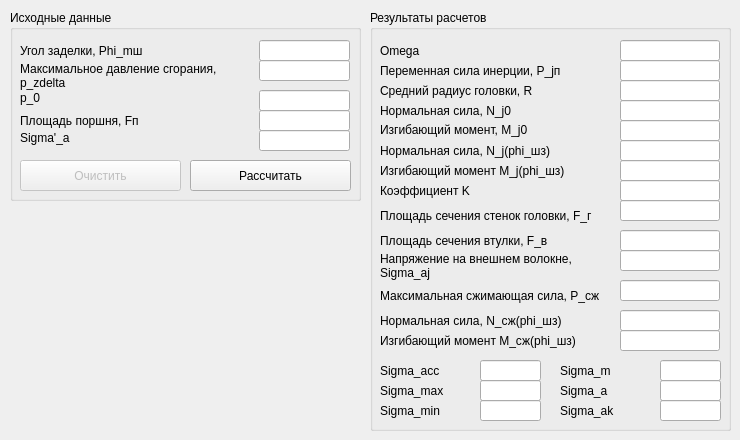
      <widget class="QWidget" name="tab_11">
       <attribute name="title">
        <string>ПГШ (сеч. A-A)</string>
       </attribute>
       <widget class="QGroupBox" name="groupBox_22">
        <property name="geometry">
         <rect>
          <x>10</x>
          <y>10</y>
          <width>351</width>
          <height>191</height>
         </rect>
        </property>
        <property name="title">
         <string>Исходные данные</string>
        </property>
        <widget class="QLabel" name="label_104">
         <property name="geometry">
          <rect>
           <x>10</x>
           <y>30</y>
           <width>221</width>
           <height>21</height>
          </rect>
         </property>
         <property name="text">
          <string>Угол заделки, Phi_mш</string>
         </property>
         <property name="scaledContents">
          <bool>false</bool>
         </property>
         <property name="wordWrap">
          <bool>true</bool>
         </property>
        </widget>
        <widget class="QLineEdit" name="param_Group2_Phi_msh">
         <property name="geometry">
          <rect>
           <x>249</x>
           <y>30</y>
           <width>91</width>
           <height>21</height>
          </rect>
         </property>
         <property name="maximumSize">
          <size>
           <width>100</width>
           <height>16777215</height>
          </size>
         </property>
         <property name="text">
          <string/>
         </property>
        </widget>
        <widget class="QLineEdit" name="param_Group2_p_zdelta">
         <property name="geometry">
          <rect>
           <x>249</x>
           <y>50</y>
           <width>91</width>
           <height>21</height>
          </rect>
         </property>
         <property name="maximumSize">
          <size>
           <width>100</width>
           <height>16777215</height>
          </size>
         </property>
         <property name="text">
          <string/>
         </property>
        </widget>
        <widget class="QLabel" name="label_105">
         <property name="geometry">
          <rect>
           <x>10</x>
           <y>50</y>
           <width>221</width>
           <height>31</height>
          </rect>
         </property>
         <property name="text">
          <string>Максимальное давление сгорания, p_zdelta</string>
         </property>
         <property name="scaledContents">
          <bool>false</bool>
         </property>
         <property name="wordWrap">
          <bool>true</bool>
         </property>
        </widget>
        <widget class="QLineEdit" name="param_Group2_p0">
         <property name="geometry">
          <rect>
           <x>249</x>
           <y>80</y>
           <width>91</width>
           <height>21</height>
          </rect>
         </property>
         <property name="maximumSize">
          <size>
           <width>100</width>
           <height>16777215</height>
          </size>
         </property>
         <property name="text">
          <string/>
         </property>
        </widget>
        <widget class="QLabel" name="label_106">
         <property name="geometry">
          <rect>
           <x>10</x>
           <y>80</y>
           <width>231</width>
           <height>16</height>
          </rect>
         </property>
         <property name="text">
          <string>p_0</string>
         </property>
         <property name="scaledContents">
          <bool>false</bool>
         </property>
         <property name="wordWrap">
          <bool>true</bool>
         </property>
        </widget>
        <widget class="QLineEdit" name="param_Group2_Fp">
         <property name="geometry">
          <rect>
           <x>249</x>
           <y>100</y>
           <width>91</width>
           <height>21</height>
          </rect>
         </property>
         <property name="maximumSize">
          <size>
           <width>100</width>
           <height>16777215</height>
          </size>
         </property>
         <property name="text">
          <string/>
         </property>
        </widget>
        <widget class="QLabel" name="label_107">
         <property name="geometry">
          <rect>
           <x>10</x>
           <y>100</y>
           <width>221</width>
           <height>21</height>
          </rect>
         </property>
         <property name="text">
          <string>Площадь поршня, Fп</string>
         </property>
         <property name="scaledContents">
          <bool>false</bool>
         </property>
         <property name="wordWrap">
          <bool>true</bool>
         </property>
        </widget>
        <widget class="QLineEdit" name="param_Group2_Sigma_ap_a">
         <property name="geometry">
          <rect>
           <x>249</x>
           <y>120</y>
           <width>91</width>
           <height>21</height>
          </rect>
         </property>
         <property name="maximumSize">
          <size>
           <width>100</width>
           <height>16777215</height>
          </size>
         </property>
         <property name="text">
          <string/>
         </property>
        </widget>
        <widget class="QLabel" name="label_108">
         <property name="geometry">
          <rect>
           <x>10</x>
           <y>120</y>
           <width>221</width>
           <height>16</height>
          </rect>
         </property>
         <property name="text">
          <string>Sigma'_a</string>
         </property>
         <property name="scaledContents">
          <bool>false</bool>
         </property>
         <property name="wordWrap">
          <bool>true</bool>
         </property>
        </widget>
        <widget class="QPushButton" name="_btn_CalcGroup_2">
         <property name="geometry">
          <rect>
           <x>180</x>
           <y>150</y>
           <width>161</width>
           <height>31</height>
          </rect>
         </property>
         <property name="text">
          <string>Рассчитать</string>
         </property>
        </widget>
        <widget class="QPushButton" name="pushButton_8">
         <property name="enabled">
          <bool>false</bool>
         </property>
         <property name="geometry">
          <rect>
           <x>10</x>
           <y>150</y>
           <width>161</width>
           <height>31</height>
          </rect>
         </property>
         <property name="text">
          <string>Очистить</string>
         </property>
        </widget>
       </widget>
       <widget class="QGroupBox" name="groupBox_23">
        <property name="geometry">
         <rect>
          <x>370</x>
          <y>10</y>
          <width>361</width>
          <height>421</height>
         </rect>
        </property>
        <property name="title">
         <string>Результаты расчетов</string>
        </property>
        <widget class="QLineEdit" name="param_Group2_Mj0">
         <property name="geometry">
          <rect>
           <x>250</x>
           <y>110</y>
           <width>100</width>
           <height>21</height>
          </rect>
         </property>
         <property name="maximumSize">
          <size>
           <width>100</width>
           <height>16777215</height>
          </size>
         </property>
         <property name="text">
          <string/>
         </property>
         <property name="readOnly">
          <bool>true</bool>
         </property>
        </widget>
        <widget class="QLabel" name="label_109">
         <property name="geometry">
          <rect>
           <x>10</x>
           <y>110</y>
           <width>221</width>
           <height>20</height>
          </rect>
         </property>
         <property name="text">
          <string>Изгибающий момент, M_j0</string>
         </property>
         <property name="scaledContents">
          <bool>false</bool>
         </property>
         <property name="wordWrap">
          <bool>true</bool>
         </property>
        </widget>
        <widget class="QLineEdit" name="param_Group2_RSred">
         <property name="geometry">
          <rect>
           <x>250</x>
           <y>70</y>
           <width>100</width>
           <height>21</height>
          </rect>
         </property>
         <property name="maximumSize">
          <size>
           <width>100</width>
           <height>16777215</height>
          </size>
         </property>
         <property name="text">
          <string/>
         </property>
         <property name="readOnly">
          <bool>true</bool>
         </property>
        </widget>
        <widget class="QLabel" name="label_110">
         <property name="geometry">
          <rect>
           <x>10</x>
           <y>30</y>
           <width>221</width>
           <height>21</height>
          </rect>
         </property>
         <property name="text">
          <string>Omega</string>
         </property>
         <property name="scaledContents">
          <bool>false</bool>
         </property>
         <property name="wordWrap">
          <bool>true</bool>
         </property>
        </widget>
        <widget class="QLineEdit" name="param_Group2_Pjp">
         <property name="geometry">
          <rect>
           <x>250</x>
           <y>50</y>
           <width>100</width>
           <height>21</height>
          </rect>
         </property>
         <property name="maximumSize">
          <size>
           <width>100</width>
           <height>16777215</height>
          </size>
         </property>
         <property name="text">
          <string/>
         </property>
         <property name="readOnly">
          <bool>true</bool>
         </property>
        </widget>
        <widget class="QLineEdit" name="param_Group2_Omega">
         <property name="geometry">
          <rect>
           <x>250</x>
           <y>30</y>
           <width>100</width>
           <height>21</height>
          </rect>
         </property>
         <property name="maximumSize">
          <size>
           <width>100</width>
           <height>16777215</height>
          </size>
         </property>
         <property name="text">
          <string/>
         </property>
         <property name="readOnly">
          <bool>true</bool>
         </property>
        </widget>
        <widget class="QLineEdit" name="param_Group2_Nj0">
         <property name="geometry">
          <rect>
           <x>250</x>
           <y>90</y>
           <width>100</width>
           <height>21</height>
          </rect>
         </property>
         <property name="maximumSize">
          <size>
           <width>100</width>
           <height>16777215</height>
          </size>
         </property>
         <property name="text">
          <string/>
         </property>
         <property name="readOnly">
          <bool>true</bool>
         </property>
        </widget>
        <widget class="QLabel" name="label_111">
         <property name="geometry">
          <rect>
           <x>10</x>
           <y>91</y>
           <width>221</width>
           <height>20</height>
          </rect>
         </property>
         <property name="text">
          <string>Нормальная сила, N_j0</string>
         </property>
         <property name="scaledContents">
          <bool>false</bool>
         </property>
         <property name="wordWrap">
          <bool>true</bool>
         </property>
        </widget>
        <widget class="QLabel" name="label_112">
         <property name="geometry">
          <rect>
           <x>10</x>
           <y>50</y>
           <width>221</width>
           <height>21</height>
          </rect>
         </property>
         <property name="text">
          <string>Переменная сила инерции, P_jп</string>
         </property>
         <property name="scaledContents">
          <bool>false</bool>
         </property>
         <property name="wordWrap">
          <bool>true</bool>
         </property>
        </widget>
        <widget class="QLabel" name="label_113">
         <property name="geometry">
          <rect>
           <x>10</x>
           <y>70</y>
           <width>231</width>
           <height>21</height>
          </rect>
         </property>
         <property name="text">
          <string>Средний радиус головки, R</string>
         </property>
         <property name="scaledContents">
          <bool>false</bool>
         </property>
         <property name="wordWrap">
          <bool>true</bool>
         </property>
        </widget>
        <widget class="QLineEdit" name="param_Group2_Nj">
         <property name="geometry">
          <rect>
           <x>250</x>
           <y>130</y>
           <width>100</width>
           <height>21</height>
          </rect>
         </property>
         <property name="maximumSize">
          <size>
           <width>100</width>
           <height>16777215</height>
          </size>
         </property>
         <property name="text">
          <string/>
         </property>
         <property name="readOnly">
          <bool>true</bool>
         </property>
        </widget>
        <widget class="QLabel" name="label_114">
         <property name="geometry">
          <rect>
           <x>10</x>
           <y>130</y>
           <width>231</width>
           <height>21</height>
          </rect>
         </property>
         <property name="text">
          <string>Нормальная сила, N_j(phi_шз)</string>
         </property>
         <property name="scaledContents">
          <bool>false</bool>
         </property>
         <property name="wordWrap">
          <bool>true</bool>
         </property>
        </widget>
        <widget class="QLineEdit" name="param_Group2_K">
         <property name="geometry">
          <rect>
           <x>250</x>
           <y>170</y>
           <width>100</width>
           <height>21</height>
          </rect>
         </property>
         <property name="maximumSize">
          <size>
           <width>100</width>
           <height>16777215</height>
          </size>
         </property>
         <property name="text">
          <string/>
         </property>
         <property name="readOnly">
          <bool>true</bool>
         </property>
        </widget>
        <widget class="QLabel" name="label_115">
         <property name="geometry">
          <rect>
           <x>10</x>
           <y>170</y>
           <width>231</width>
           <height>21</height>
          </rect>
         </property>
         <property name="text">
          <string>Коэффициент K</string>
         </property>
         <property name="scaledContents">
          <bool>false</bool>
         </property>
         <property name="wordWrap">
          <bool>true</bool>
         </property>
        </widget>
        <widget class="QLineEdit" name="param_Group2_Fg">
         <property name="geometry">
          <rect>
           <x>250</x>
           <y>190</y>
           <width>100</width>
           <height>21</height>
          </rect>
         </property>
         <property name="maximumSize">
          <size>
           <width>100</width>
           <height>16777215</height>
          </size>
         </property>
         <property name="text">
          <string/>
         </property>
         <property name="readOnly">
          <bool>true</bool>
         </property>
        </widget>
        <widget class="QLabel" name="label_116">
         <property name="geometry">
          <rect>
           <x>10</x>
           <y>190</y>
           <width>231</width>
           <height>31</height>
          </rect>
         </property>
         <property name="text">
          <string>Площадь сечения стенок головки, F_г</string>
         </property>
         <property name="scaledContents">
          <bool>false</bool>
         </property>
         <property name="wordWrap">
          <bool>true</bool>
         </property>
        </widget>
        <widget class="QLineEdit" name="param_Group2_Fv">
         <property name="geometry">
          <rect>
           <x>250</x>
           <y>220</y>
           <width>100</width>
           <height>21</height>
          </rect>
         </property>
         <property name="maximumSize">
          <size>
           <width>100</width>
           <height>16777215</height>
          </size>
         </property>
         <property name="text">
          <string/>
         </property>
         <property name="readOnly">
          <bool>true</bool>
         </property>
        </widget>
        <widget class="QLabel" name="label_117">
         <property name="geometry">
          <rect>
           <x>10</x>
           <y>220</y>
           <width>231</width>
           <height>21</height>
          </rect>
         </property>
         <property name="text">
          <string>Площадь сечения втулки, F_в</string>
         </property>
         <property name="scaledContents">
          <bool>false</bool>
         </property>
         <property name="wordWrap">
          <bool>true</bool>
         </property>
        </widget>
        <widget class="QLineEdit" name="param_Group2_Psg">
         <property name="geometry">
          <rect>
           <x>250</x>
           <y>270</y>
           <width>100</width>
           <height>21</height>
          </rect>
         </property>
         <property name="maximumSize">
          <size>
           <width>100</width>
           <height>16777215</height>
          </size>
         </property>
         <property name="text">
          <string/>
         </property>
         <property name="readOnly">
          <bool>true</bool>
         </property>
        </widget>
        <widget class="QLabel" name="label_119">
         <property name="geometry">
          <rect>
           <x>10</x>
           <y>240</y>
           <width>231</width>
           <height>31</height>
          </rect>
         </property>
         <property name="text">
          <string>Напряжение на внешнем волокне, Sigma_aj</string>
         </property>
         <property name="scaledContents">
          <bool>false</bool>
         </property>
         <property name="wordWrap">
          <bool>true</bool>
         </property>
        </widget>
        <widget class="QLabel" name="label_120">
         <property name="geometry">
          <rect>
           <x>10</x>
           <y>270</y>
           <width>231</width>
           <height>31</height>
          </rect>
         </property>
         <property name="text">
          <string>Максимальная сжимающая сила, P_сж</string>
         </property>
         <property name="scaledContents">
          <bool>false</bool>
         </property>
         <property name="wordWrap">
          <bool>true</bool>
         </property>
        </widget>
        <widget class="QLineEdit" name="param_Group2_Sigmaaj">
         <property name="geometry">
          <rect>
           <x>250</x>
           <y>240</y>
           <width>100</width>
           <height>21</height>
          </rect>
         </property>
         <property name="maximumSize">
          <size>
           <width>100</width>
           <height>16777215</height>
          </size>
         </property>
         <property name="text">
          <string/>
         </property>
         <property name="readOnly">
          <bool>true</bool>
         </property>
        </widget>
        <widget class="QLineEdit" name="param_Group2_Mj">
         <property name="geometry">
          <rect>
           <x>250</x>
           <y>150</y>
           <width>100</width>
           <height>21</height>
          </rect>
         </property>
         <property name="maximumSize">
          <size>
           <width>100</width>
           <height>16777215</height>
          </size>
         </property>
         <property name="text">
          <string/>
         </property>
         <property name="readOnly">
          <bool>true</bool>
         </property>
        </widget>
        <widget class="QLabel" name="label_122">
         <property name="geometry">
          <rect>
           <x>10</x>
           <y>150</y>
           <width>231</width>
           <height>21</height>
          </rect>
         </property>
         <property name="text">
          <string>Изгибающий момент M_j(phi_шз)</string>
         </property>
         <property name="scaledContents">
          <bool>false</bool>
         </property>
         <property name="wordWrap">
          <bool>true</bool>
         </property>
        </widget>
        <widget class="QLineEdit" name="param_Group2_Sigma_acc">
         <property name="geometry">
          <rect>
           <x>110</x>
           <y>350</y>
           <width>61</width>
           <height>21</height>
          </rect>
         </property>
         <property name="maximumSize">
          <size>
           <width>100</width>
           <height>16777215</height>
          </size>
         </property>
         <property name="text">
          <string/>
         </property>
         <property name="readOnly">
          <bool>true</bool>
         </property>
        </widget>
        <widget class="QLabel" name="param_Group2_">
         <property name="geometry">
          <rect>
           <x>10</x>
           <y>350</y>
           <width>121</width>
           <height>21</height>
          </rect>
         </property>
         <property name="text">
          <string>Sigma_acc</string>
         </property>
         <property name="scaledContents">
          <bool>false</bool>
         </property>
         <property name="wordWrap">
          <bool>true</bool>
         </property>
        </widget>
        <widget class="QLabel" name="label_126">
         <property name="geometry">
          <rect>
           <x>190</x>
           <y>350</y>
           <width>121</width>
           <height>21</height>
          </rect>
         </property>
         <property name="text">
          <string>Sigma_m</string>
         </property>
         <property name="scaledContents">
          <bool>false</bool>
         </property>
         <property name="wordWrap">
          <bool>true</bool>
         </property>
        </widget>
        <widget class="QLineEdit" name="param_Group2_Sigma_m">
         <property name="geometry">
          <rect>
           <x>290</x>
           <y>350</y>
           <width>61</width>
           <height>21</height>
          </rect>
         </property>
         <property name="maximumSize">
          <size>
           <width>100</width>
           <height>16777215</height>
          </size>
         </property>
         <property name="text">
          <string/>
         </property>
         <property name="readOnly">
          <bool>true</bool>
         </property>
        </widget>
        <widget class="QLineEdit" name="param_Group2_Sigma_a">
         <property name="geometry">
          <rect>
           <x>290</x>
           <y>370</y>
           <width>61</width>
           <height>21</height>
          </rect>
         </property>
         <property name="maximumSize">
          <size>
           <width>100</width>
           <height>16777215</height>
          </size>
         </property>
         <property name="text">
          <string/>
         </property>
         <property name="readOnly">
          <bool>true</bool>
         </property>
        </widget>
        <widget class="QLabel" name="label_127">
         <property name="geometry">
          <rect>
           <x>10</x>
           <y>370</y>
           <width>121</width>
           <height>21</height>
          </rect>
         </property>
         <property name="text">
          <string>Sigma_max</string>
         </property>
         <property name="scaledContents">
          <bool>false</bool>
         </property>
         <property name="wordWrap">
          <bool>true</bool>
         </property>
        </widget>
        <widget class="QLineEdit" name="param_Group2_Sigma_max">
         <property name="geometry">
          <rect>
           <x>110</x>
           <y>370</y>
           <width>61</width>
           <height>21</height>
          </rect>
         </property>
         <property name="maximumSize">
          <size>
           <width>100</width>
           <height>16777215</height>
          </size>
         </property>
         <property name="text">
          <string/>
         </property>
         <property name="readOnly">
          <bool>true</bool>
         </property>
        </widget>
        <widget class="QLabel" name="label_128">
         <property name="geometry">
          <rect>
           <x>190</x>
           <y>370</y>
           <width>121</width>
           <height>21</height>
          </rect>
         </property>
         <property name="text">
          <string>Sigma_a</string>
         </property>
         <property name="scaledContents">
          <bool>false</bool>
         </property>
         <property name="wordWrap">
          <bool>true</bool>
         </property>
        </widget>
        <widget class="QLabel" name="label_129">
         <property name="geometry">
          <rect>
           <x>10</x>
           <y>390</y>
           <width>121</width>
           <height>21</height>
          </rect>
         </property>
         <property name="text">
          <string>Sigma_min</string>
         </property>
         <property name="scaledContents">
          <bool>false</bool>
         </property>
         <property name="wordWrap">
          <bool>true</bool>
         </property>
        </widget>
        <widget class="QLineEdit" name="param_Group2_Sigma_ak">
         <property name="geometry">
          <rect>
           <x>290</x>
           <y>390</y>
           <width>61</width>
           <height>21</height>
          </rect>
         </property>
         <property name="maximumSize">
          <size>
           <width>100</width>
           <height>16777215</height>
          </size>
         </property>
         <property name="text">
          <string/>
         </property>
         <property name="readOnly">
          <bool>true</bool>
         </property>
        </widget>
        <widget class="QLabel" name="label_130">
         <property name="geometry">
          <rect>
           <x>190</x>
           <y>390</y>
           <width>121</width>
           <height>21</height>
          </rect>
         </property>
         <property name="text">
          <string>Sigma_ak</string>
         </property>
         <property name="scaledContents">
          <bool>false</bool>
         </property>
         <property name="wordWrap">
          <bool>true</bool>
         </property>
        </widget>
        <widget class="QLineEdit" name="param_Group2_Sigma_min">
         <property name="geometry">
          <rect>
           <x>110</x>
           <y>390</y>
           <width>61</width>
           <height>21</height>
          </rect>
         </property>
         <property name="maximumSize">
          <size>
           <width>100</width>
           <height>16777215</height>
          </size>
         </property>
         <property name="text">
          <string/>
         </property>
         <property name="readOnly">
          <bool>true</bool>
         </property>
        </widget>
        <widget class="QLabel" name="label_123">
         <property name="geometry">
          <rect>
           <x>10</x>
           <y>320</y>
           <width>231</width>
           <height>21</height>
          </rect>
         </property>
         <property name="text">
          <string>Изгибающий момент M_сж(phi_шз)</string>
         </property>
         <property name="scaledContents">
          <bool>false</bool>
         </property>
         <property name="wordWrap">
          <bool>true</bool>
         </property>
        </widget>
        <widget class="QLabel" name="label_118">
         <property name="geometry">
          <rect>
           <x>10</x>
           <y>300</y>
           <width>231</width>
           <height>21</height>
          </rect>
         </property>
         <property name="text">
          <string>Нормальная сила, N_сж(phi_шз)</string>
         </property>
         <property name="scaledContents">
          <bool>false</bool>
         </property>
         <property name="wordWrap">
          <bool>true</bool>
         </property>
        </widget>
        <widget class="QLineEdit" name="param_Group2_Msj">
         <property name="geometry">
          <rect>
           <x>250</x>
           <y>320</y>
           <width>100</width>
           <height>21</height>
          </rect>
         </property>
         <property name="maximumSize">
          <size>
           <width>100</width>
           <height>16777215</height>
          </size>
         </property>
         <property name="text">
          <string/>
         </property>
         <property name="readOnly">
          <bool>true</bool>
         </property>
        </widget>
        <widget class="QLineEdit" name="param_Group2_Nsj">
         <property name="geometry">
          <rect>
           <x>250</x>
           <y>300</y>
           <width>100</width>
           <height>21</height>
          </rect>
         </property>
         <property name="maximumSize">
          <size>
           <width>100</width>
           <height>16777215</height>
          </size>
         </property>
         <property name="text">
          <string/>
         </property>
         <property name="readOnly">
          <bool>true</bool>
         </property>
        </widget>
       </widget>
      </widget>
